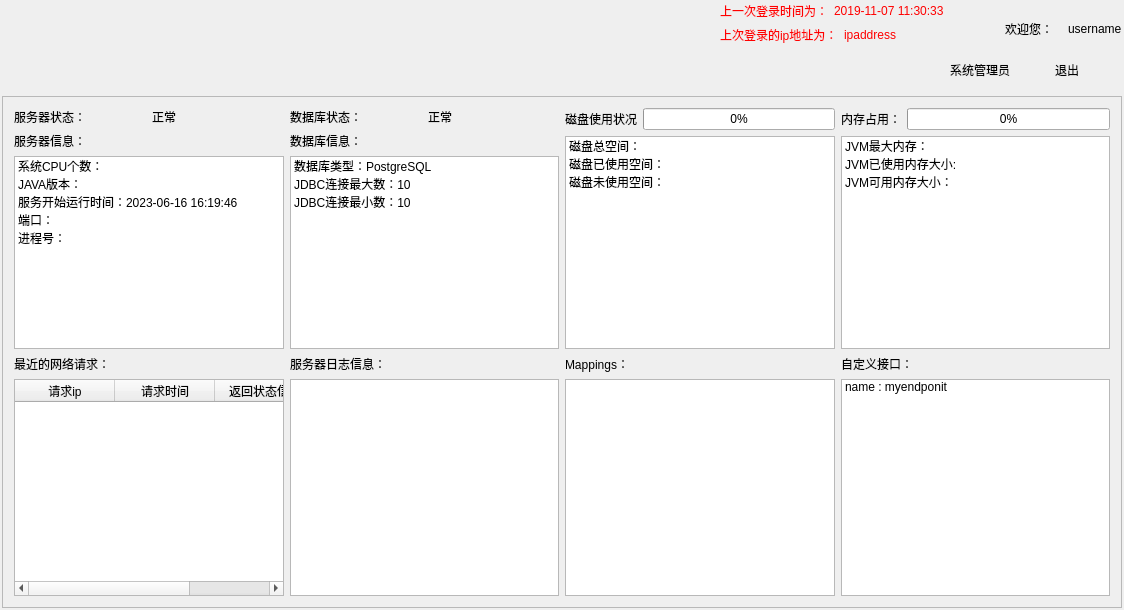
<?xml version="1.0" encoding="UTF-8"?>
<ui version="4.0">
 <class>SystemAdminWidget</class>
 <widget class="QWidget" name="SystemAdminWidget">
  <property name="geometry">
   <rect>
    <x>0</x>
    <y>0</y>
    <width>1124</width>
    <height>610</height>
   </rect>
  </property>
  <property name="windowTitle">
   <string>SystemAdminWidget</string>
  </property>
  <layout class="QHBoxLayout" name="horizontalLayout_18">
   <property name="leftMargin">
    <number>2</number>
   </property>
   <property name="topMargin">
    <number>2</number>
   </property>
   <property name="rightMargin">
    <number>2</number>
   </property>
   <property name="bottomMargin">
    <number>2</number>
   </property>
   <item>
    <layout class="QVBoxLayout" name="verticalLayout_3">
     <item>
      <widget class="QWidget" name="title_widget" native="true">
       <property name="minimumSize">
        <size>
         <width>0</width>
         <height>88</height>
        </size>
       </property>
       <property name="maximumSize">
        <size>
         <width>16777215</width>
         <height>88</height>
        </size>
       </property>
       <property name="styleSheet">
        <string notr="true"/>
       </property>
       <layout class="QHBoxLayout" name="horizontalLayout_6">
        <property name="leftMargin">
         <number>0</number>
        </property>
        <property name="topMargin">
         <number>0</number>
        </property>
        <property name="rightMargin">
         <number>0</number>
        </property>
        <property name="bottomMargin">
         <number>0</number>
        </property>
        <item>
         <widget class="QPushButton" name="system_management_pushButton">
          <property name="minimumSize">
           <size>
            <width>90</width>
            <height>88</height>
           </size>
          </property>
          <property name="toolTip">
           <string>档案检索</string>
          </property>
          <property name="styleSheet">
           <string notr="true">QPushButton{
	border-radius:0px;
	background-image: url(:/pic/resource/img/titlebar/xitong_mo.png);
}
QPushButton#pushButton_usermanagement:hover{
	background-image: url(:/pic/resource/img/titlebar/xitong_hua.png);
}
QPushButton#pushButton_usermanagement:pressed{
	background-image: url(:/pic/resource/img/titlebar/xitong_en.png);
}
</string>
          </property>
          <property name="text">
           <string/>
          </property>
         </widget>
        </item>
        <item>
         <spacer name="horizontalSpacer_9">
          <property name="orientation">
           <enum>Qt::Horizontal</enum>
          </property>
          <property name="sizeHint" stdset="0">
           <size>
            <width>111</width>
            <height>76</height>
           </size>
          </property>
         </spacer>
        </item>
        <item>
         <layout class="QVBoxLayout" name="verticalLayout_9">
          <item>
           <layout class="QHBoxLayout" name="horizontalLayout_12">
            <item>
             <widget class="QLabel" name="label_15">
              <property name="enabled">
               <bool>true</bool>
              </property>
              <property name="autoFillBackground">
               <bool>false</bool>
              </property>
              <property name="styleSheet">
               <string notr="true">font: 10pt &quot;微软雅黑&quot;;
color: rgb(255, 0, 0);</string>
              </property>
              <property name="text">
               <string>上一次登录时间为：</string>
              </property>
             </widget>
            </item>
            <item>
             <widget class="QLabel" name="lastlogintime_label">
              <property name="styleSheet">
               <string notr="true">font: 10pt &quot;微软雅黑&quot;;
color: rgb(255, 0, 0);</string>
              </property>
              <property name="text">
               <string>2019-11-07 11:30:33</string>
              </property>
             </widget>
            </item>
           </layout>
          </item>
          <item>
           <layout class="QHBoxLayout" name="horizontalLayout_17">
            <item>
             <widget class="QLabel" name="label_19">
              <property name="styleSheet">
               <string notr="true">font: 10pt &quot;微软雅黑&quot;;
color: rgb(255, 0, 0);</string>
              </property>
              <property name="text">
               <string>上次登录的ip地址为：</string>
              </property>
             </widget>
            </item>
            <item>
             <widget class="QLabel" name="lastauth_ipaddress_label">
              <property name="styleSheet">
               <string notr="true">font: 10pt &quot;微软雅黑&quot;;
color: rgb(255, 0, 0);</string>
              </property>
              <property name="text">
               <string>ipaddress</string>
              </property>
             </widget>
            </item>
           </layout>
          </item>
          <item>
           <spacer name="verticalSpacer_3">
            <property name="orientation">
             <enum>Qt::Vertical</enum>
            </property>
            <property name="sizeHint" stdset="0">
             <size>
              <width>20</width>
              <height>40</height>
             </size>
            </property>
           </spacer>
          </item>
         </layout>
        </item>
        <item>
         <layout class="QHBoxLayout" name="horizontalLayout_32">
          <item>
           <layout class="QVBoxLayout" name="verticalLayout_8">
            <property name="spacing">
             <number>0</number>
            </property>
            <property name="bottomMargin">
             <number>6</number>
            </property>
            <item>
             <layout class="QHBoxLayout" name="horizontalLayout_10">
              <property name="spacing">
               <number>15</number>
              </property>
              <item>
               <widget class="QLabel" name="icon_label">
                <property name="minimumSize">
                 <size>
                  <width>40</width>
                  <height>40</height>
                 </size>
                </property>
                <property name="maximumSize">
                 <size>
                  <width>40</width>
                  <height>40</height>
                 </size>
                </property>
                <property name="styleSheet">
                 <string notr="true">background-image: url(:/pic/resource/img/systemadmin.40.png);
</string>
                </property>
                <property name="text">
                 <string/>
                </property>
               </widget>
              </item>
              <item>
               <widget class="QLabel" name="label_18">
                <property name="maximumSize">
                 <size>
                  <width>65</width>
                  <height>16777215</height>
                 </size>
                </property>
                <property name="styleSheet">
                 <string notr="true">font: 14pt &quot;微软雅黑&quot;;
color: rgb(0, 0, 0);</string>
                </property>
                <property name="text">
                 <string>欢迎您：</string>
                </property>
               </widget>
              </item>
              <item>
               <widget class="QLabel" name="username_label">
                <property name="styleSheet">
                 <string notr="true">font: 14pt &quot;微软雅黑&quot;;
color: rgb(0, 0, 0);</string>
                </property>
                <property name="text">
                 <string>username</string>
                </property>
               </widget>
              </item>
             </layout>
            </item>
            <item>
             <layout class="QHBoxLayout" name="horizontalLayout_13">
              <property name="spacing">
               <number>15</number>
              </property>
              <item>
               <widget class="QLabel" name="label_12">
                <property name="styleSheet">
                 <string notr="true">font: 14pt &quot;微软雅黑&quot;;
color: rgb(0, 0, 0);</string>
                </property>
                <property name="text">
                 <string>系统管理员</string>
                </property>
               </widget>
              </item>
              <item>
               <widget class="QLabel" name="label_16">
                <property name="styleSheet">
                 <string notr="true">font: 14pt &quot;微软雅黑&quot;;
color: rgb(0, 0, 0);</string>
                </property>
                <property name="text">
                 <string>退出</string>
                </property>
                <property name="alignment">
                 <set>Qt::AlignRight|Qt::AlignTrailing|Qt::AlignVCenter</set>
                </property>
               </widget>
              </item>
              <item>
               <widget class="QPushButton" name="logout_pushButton">
                <property name="minimumSize">
                 <size>
                  <width>28</width>
                  <height>28</height>
                 </size>
                </property>
                <property name="maximumSize">
                 <size>
                  <width>28</width>
                  <height>28</height>
                 </size>
                </property>
                <property name="toolTip">
                 <string>退出账户</string>
                </property>
                <property name="styleSheet">
                 <string notr="true">QPushButton{
border-radius:14px;
border-image: url(:/pic/resource/img/logout_button_default.png);
} 
QPushButton:pressed{
border-radius:14px;
border-image: url(:/pic/resource/img/logout_button_pressed.png);
}
QPushButton:hover{
border-radius:14px;
border-image: url(:/pic/resource/img/logout_button_hover.png);
} </string>
                </property>
                <property name="text">
                 <string/>
                </property>
               </widget>
              </item>
             </layout>
            </item>
           </layout>
          </item>
         </layout>
        </item>
        <item>
         <layout class="QVBoxLayout" name="verticalLayout">
          <property name="bottomMargin">
           <number>0</number>
          </property>
          <item>
           <layout class="QHBoxLayout" name="horizontalLayout_19"/>
          </item>
         </layout>
        </item>
       </layout>
      </widget>
     </item>
     <item>
      <widget class="QStackedWidget" name="main_stackedWidget">
       <property name="currentIndex">
        <number>0</number>
       </property>
       <widget class="QWidget" name="system_management_page">
        <layout class="QHBoxLayout" name="horizontalLayout_27">
         <property name="leftMargin">
          <number>0</number>
         </property>
         <property name="topMargin">
          <number>0</number>
         </property>
         <property name="rightMargin">
          <number>0</number>
         </property>
         <property name="bottomMargin">
          <number>0</number>
         </property>
         <item>
          <widget class="QWidget" name="statistic_widget" native="true">
           <layout class="QHBoxLayout" name="horizontalLayout_21">
            <property name="leftMargin">
             <number>0</number>
            </property>
            <property name="topMargin">
             <number>0</number>
            </property>
            <property name="rightMargin">
             <number>0</number>
            </property>
            <property name="bottomMargin">
             <number>0</number>
            </property>
            <item>
             <layout class="QHBoxLayout" name="statistic_horizontalLayout">
              <item>
               <widget class="QScrollArea" name="scrollArea">
                <property name="widgetResizable">
                 <bool>true</bool>
                </property>
                <widget class="QWidget" name="scrollAreaWidgetContents">
                 <property name="geometry">
                  <rect>
                   <x>0</x>
                   <y>0</y>
                   <width>1114</width>
                   <height>506</height>
                  </rect>
                 </property>
                 <layout class="QHBoxLayout" name="horizontalLayout_33">
                  <item>
                   <layout class="QVBoxLayout" name="verticalLayout_26">
                    <item>
                     <layout class="QHBoxLayout" name="horizontalLayout_24">
                      <item>
                       <layout class="QVBoxLayout" name="verticalLayout_13">
                        <item>
                         <layout class="QHBoxLayout" name="horizontalLayout_3">
                          <item>
                           <widget class="QLabel" name="label_3">
                            <property name="styleSheet">
                             <string notr="true">font: 14pt &quot;微软雅黑&quot;;
color: rgb(0, 0, 0);</string>
                            </property>
                            <property name="text">
                             <string>服务器状态：</string>
                            </property>
                           </widget>
                          </item>
                          <item>
                           <widget class="QLabel" name="label_4">
                            <property name="styleSheet">
                             <string notr="true">font: 14pt &quot;微软雅黑&quot;;
color: rgb(0, 0, 0);</string>
                            </property>
                            <property name="text">
                             <string>正常</string>
                            </property>
                           </widget>
                          </item>
                         </layout>
                        </item>
                        <item>
                         <layout class="QVBoxLayout" name="verticalLayout_11">
                          <item>
                           <widget class="QLabel" name="label_17">
                            <property name="styleSheet">
                             <string notr="true">font: 14pt &quot;微软雅黑&quot;;
color: rgb(0, 0, 0);</string>
                            </property>
                            <property name="text">
                             <string>服务器信息：</string>
                            </property>
                           </widget>
                          </item>
                          <item>
                           <widget class="QListWidget" name="listWidget_3">
                            <item>
                             <property name="text">
                              <string>系统CPU个数：</string>
                             </property>
                            </item>
                            <item>
                             <property name="text">
                              <string>JAVA版本：</string>
                             </property>
                            </item>
                            <item>
                             <property name="text">
                              <string>服务开始运行时间：2023-06-16 16:19:46</string>
                             </property>
                            </item>
                            <item>
                             <property name="text">
                              <string>端口：</string>
                             </property>
                            </item>
                            <item>
                             <property name="text">
                              <string>进程号：</string>
                             </property>
                            </item>
                           </widget>
                          </item>
                         </layout>
                        </item>
                       </layout>
                      </item>
                      <item>
                       <layout class="QVBoxLayout" name="verticalLayout_19">
                        <item>
                         <layout class="QHBoxLayout" name="horizontalLayout_4">
                          <item>
                           <widget class="QLabel" name="label_5">
                            <property name="styleSheet">
                             <string notr="true">font: 14pt &quot;微软雅黑&quot;;
color: rgb(0, 0, 0);</string>
                            </property>
                            <property name="text">
                             <string>数据库状态：</string>
                            </property>
                           </widget>
                          </item>
                          <item>
                           <widget class="QLabel" name="label_7">
                            <property name="styleSheet">
                             <string notr="true">font: 14pt &quot;微软雅黑&quot;;
color: rgb(0, 0, 0);</string>
                            </property>
                            <property name="text">
                             <string>正常</string>
                            </property>
                           </widget>
                          </item>
                         </layout>
                        </item>
                        <item>
                         <layout class="QVBoxLayout" name="verticalLayout_14">
                          <item>
                           <widget class="QLabel" name="label_20">
                            <property name="styleSheet">
                             <string notr="true">font: 14pt &quot;微软雅黑&quot;;
color: rgb(0, 0, 0);</string>
                            </property>
                            <property name="text">
                             <string>数据库信息：</string>
                            </property>
                           </widget>
                          </item>
                          <item>
                           <widget class="QListWidget" name="listWidget_4">
                            <item>
                             <property name="text">
                              <string>数据库类型：PostgreSQL</string>
                             </property>
                            </item>
                            <item>
                             <property name="text">
                              <string>JDBC连接最大数：10</string>
                             </property>
                            </item>
                            <item>
                             <property name="text">
                              <string>JDBC连接最小数：10</string>
                             </property>
                            </item>
                           </widget>
                          </item>
                         </layout>
                        </item>
                       </layout>
                      </item>
                      <item>
                       <layout class="QVBoxLayout" name="verticalLayout_2">
                        <item>
                         <layout class="QHBoxLayout" name="horizontalLayout_7">
                          <item>
                           <widget class="QLabel" name="label_9">
                            <property name="styleSheet">
                             <string notr="true">font: 14pt &quot;微软雅黑&quot;;
color: rgb(0, 0, 0);</string>
                            </property>
                            <property name="text">
                             <string>磁盘使用状况</string>
                            </property>
                           </widget>
                          </item>
                          <item>
                           <widget class="QProgressBar" name="progressBar">
                            <property name="value">
                             <number>0</number>
                            </property>
                           </widget>
                          </item>
                         </layout>
                        </item>
                        <item>
                         <widget class="QListWidget" name="listWidget">
                          <item>
                           <property name="text">
                            <string>磁盘总空间：</string>
                           </property>
                          </item>
                          <item>
                           <property name="text">
                            <string>磁盘已使用空间：</string>
                           </property>
                          </item>
                          <item>
                           <property name="text">
                            <string>磁盘未使用空间：</string>
                           </property>
                          </item>
                         </widget>
                        </item>
                       </layout>
                      </item>
                      <item>
                       <layout class="QVBoxLayout" name="verticalLayout_5">
                        <item>
                         <layout class="QHBoxLayout" name="horizontalLayout_8">
                          <item>
                           <widget class="QLabel" name="label_10">
                            <property name="styleSheet">
                             <string notr="true">font: 14pt &quot;微软雅黑&quot;;
color: rgb(0, 0, 0);</string>
                            </property>
                            <property name="text">
                             <string>内存占用：</string>
                            </property>
                           </widget>
                          </item>
                          <item>
                           <widget class="QProgressBar" name="progressBar_2">
                            <property name="value">
                             <number>0</number>
                            </property>
                           </widget>
                          </item>
                         </layout>
                        </item>
                        <item>
                         <widget class="QListWidget" name="listWidget_2">
                          <item>
                           <property name="text">
                            <string>JVM最大内存：</string>
                           </property>
                          </item>
                          <item>
                           <property name="text">
                            <string>JVM已使用内存大小: </string>
                           </property>
                          </item>
                          <item>
                           <property name="text">
                            <string>JVM可用内存大小：</string>
                           </property>
                          </item>
                         </widget>
                        </item>
                       </layout>
                      </item>
                     </layout>
                    </item>
                    <item>
                     <layout class="QHBoxLayout" name="horizontalLayout_28">
                      <item>
                       <layout class="QVBoxLayout" name="verticalLayout_20">
                        <item>
                         <widget class="QLabel" name="label_21">
                          <property name="styleSheet">
                           <string notr="true">font: 14pt &quot;微软雅黑&quot;;
color: rgb(0, 0, 0);</string>
                          </property>
                          <property name="text">
                           <string>最近的网络请求：</string>
                          </property>
                         </widget>
                        </item>
                        <item>
                         <widget class="QTableWidget" name="tableWidget_5">
                          <column>
                           <property name="text">
                            <string>请求ip</string>
                           </property>
                          </column>
                          <column>
                           <property name="text">
                            <string>请求时间</string>
                           </property>
                          </column>
                          <column>
                           <property name="text">
                            <string>返回状态信息</string>
                           </property>
                          </column>
                         </widget>
                        </item>
                       </layout>
                      </item>
                      <item>
                       <layout class="QVBoxLayout" name="verticalLayout_22">
                        <item>
                         <widget class="QLabel" name="label_23">
                          <property name="styleSheet">
                           <string notr="true">font: 14pt &quot;微软雅黑&quot;;
color: rgb(0, 0, 0);</string>
                          </property>
                          <property name="text">
                           <string>服务器日志信息：</string>
                          </property>
                         </widget>
                        </item>
                        <item>
                         <widget class="QListWidget" name="listWidget_7"/>
                        </item>
                       </layout>
                      </item>
                      <item>
                       <layout class="QVBoxLayout" name="verticalLayout_25">
                        <item>
                         <widget class="QLabel" name="label_26">
                          <property name="styleSheet">
                           <string notr="true">font: 14pt &quot;微软雅黑&quot;;
color: rgb(0, 0, 0);</string>
                          </property>
                          <property name="text">
                           <string>Mappings：</string>
                          </property>
                         </widget>
                        </item>
                        <item>
                         <widget class="QListWidget" name="listWidget_10"/>
                        </item>
                       </layout>
                      </item>
                      <item>
                       <layout class="QVBoxLayout" name="verticalLayout_21">
                        <item>
                         <widget class="QLabel" name="label_22">
                          <property name="styleSheet">
                           <string notr="true">font: 14pt &quot;微软雅黑&quot;;
color: rgb(0, 0, 0);</string>
                          </property>
                          <property name="text">
                           <string>自定义接口：</string>
                          </property>
                         </widget>
                        </item>
                        <item>
                         <widget class="QListWidget" name="listWidget_6">
                          <item>
                           <property name="text">
                            <string>name : myendponit</string>
                           </property>
                          </item>
                         </widget>
                        </item>
                       </layout>
                      </item>
                     </layout>
                    </item>
                   </layout>
                  </item>
                 </layout>
                </widget>
               </widget>
              </item>
             </layout>
            </item>
           </layout>
          </widget>
         </item>
        </layout>
       </widget>
      </widget>
     </item>
    </layout>
   </item>
  </layout>
 </widget>
 <layoutdefault spacing="6" margin="11"/>
 <resources/>
 <connections/>
</ui>
